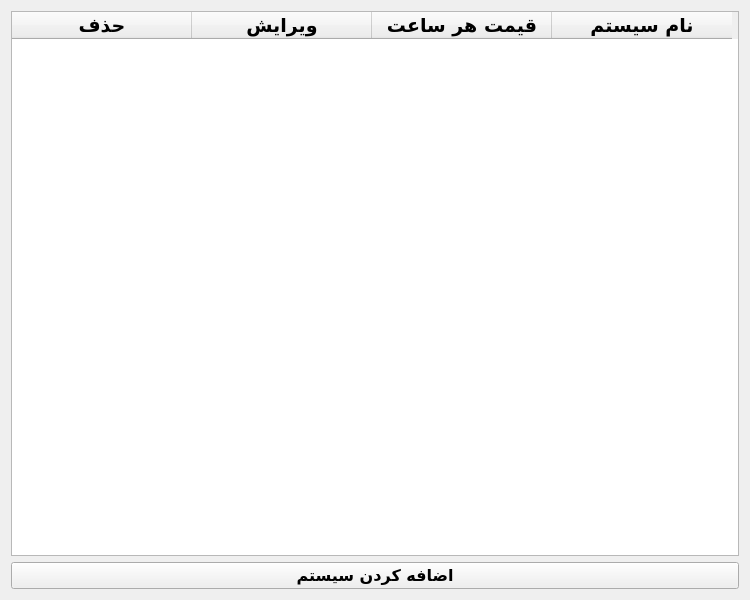
<?xml version="1.0" encoding="UTF-8"?>
<ui version="4.0">
 <class>systemList</class>
 <widget class="QWidget" name="systemList">
  <property name="geometry">
   <rect>
    <x>0</x>
    <y>0</y>
    <width>750</width>
    <height>600</height>
   </rect>
  </property>
  <property name="minimumSize">
   <size>
    <width>750</width>
    <height>600</height>
   </size>
  </property>
  <property name="maximumSize">
   <size>
    <width>750</width>
    <height>600</height>
   </size>
  </property>
  <property name="font">
   <font>
    <family>B Nazanin</family>
    <pointsize>12</pointsize>
    <bold>true</bold>
   </font>
  </property>
  <property name="windowTitle">
   <string>System List</string>
  </property>
  <layout class="QVBoxLayout" name="verticalLayout">
   <item>
    <widget class="QTableWidget" name="systemTable">
     <property name="font">
      <font>
       <family>B Nazanin</family>
       <pointsize>14</pointsize>
       <bold>true</bold>
      </font>
     </property>
     <property name="focusPolicy">
      <enum>Qt::NoFocus</enum>
     </property>
     <property name="contextMenuPolicy">
      <enum>Qt::NoContextMenu</enum>
     </property>
     <property name="acceptDrops">
      <bool>false</bool>
     </property>
     <property name="layoutDirection">
      <enum>Qt::LeftToRight</enum>
     </property>
     <property name="autoFillBackground">
      <bool>false</bool>
     </property>
     <property name="sizeAdjustPolicy">
      <enum>QAbstractScrollArea::AdjustIgnored</enum>
     </property>
     <property name="autoScroll">
      <bool>true</bool>
     </property>
     <property name="editTriggers">
      <set>QAbstractItemView::NoEditTriggers</set>
     </property>
     <property name="sortingEnabled">
      <bool>true</bool>
     </property>
     <property name="cornerButtonEnabled">
      <bool>true</bool>
     </property>
     <attribute name="horizontalHeaderVisible">
      <bool>true</bool>
     </attribute>
     <attribute name="horizontalHeaderCascadingSectionResizes">
      <bool>false</bool>
     </attribute>
     <attribute name="horizontalHeaderDefaultSectionSize">
      <number>180</number>
     </attribute>
     <attribute name="horizontalHeaderHighlightSections">
      <bool>true</bool>
     </attribute>
     <attribute name="verticalHeaderVisible">
      <bool>false</bool>
     </attribute>
     <column>
      <property name="text">
       <string>حذف</string>
      </property>
     </column>
     <column>
      <property name="text">
       <string>ویرایش</string>
      </property>
     </column>
     <column>
      <property name="text">
       <string>قیمت هر ساعت</string>
      </property>
     </column>
     <column>
      <property name="text">
       <string>نام سیستم</string>
      </property>
     </column>
    </widget>
   </item>
   <item>
    <widget class="QPushButton" name="addButton">
     <property name="text">
      <string>اضافه کردن سیستم</string>
     </property>
    </widget>
   </item>
  </layout>
 </widget>
 <resources/>
 <connections/>
</ui>
